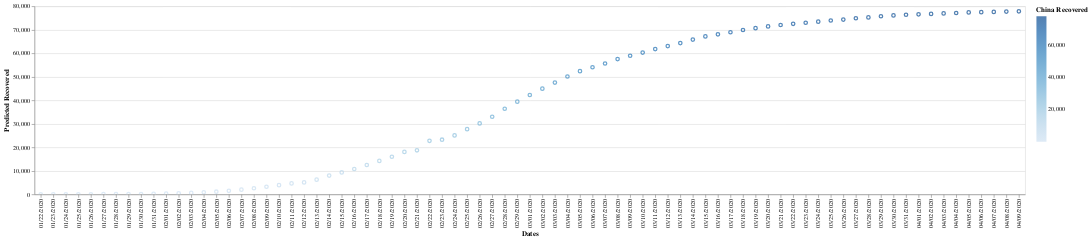

The cell this chart's notebook holds for it:
### Code cell
import altair as alt

alt.Chart(t3).mark_point().encode(
    x='Dates',
    y='Predicted Recovered',
    color='China Recovered',
).interactive()

### Figure 1 — Vega-Lite specification as saved in the notebook (floating-point values rounded to 4 significant figures)
{"config": {"view": {"continuousWidth": 400, "continuousHeight": 300}}, "data": {"name": "data-d6e4dd57e7ff88798e990eb7ce2a5ea7"}, "mark": "point", "encoding": {"color": {"type": "quantitative", "field": "China Recovered"}, "x": {"type": "nominal", "field": "Dates"}, "y": {"type": "quantitative", "field": "Predicted Recovered"}}, "selection": {"selector008": {"type": "interval", "bind": "scales", "encodings": ["x", "y"]}}, "$schema": "https://vega.github.io/schema/vega-lite/v4.8.1.json", "datasets": {"data-d6e4dd57e7ff88798e990eb7ce2a5ea7": [{"Dates": "01/22/2020", "China Confirmed Cases": 548, "Confirmed Deaths": 17, "China Recovered": 28, "Predicted Cases": 565.4, "Predicted Deaths": 32.55, "Predicted Recovered": 42.21}, {"Dates": "01/23/2020", "China Confirmed Cases": 643, "Confirmed Deaths": 18, "China Recovered": 30, "Predicted Cases": 661.2, "Predicted Deaths": 33.57, "Predicted Recovered": 44.25}, {"Dates": "01/24/2020", "China Confirmed Cases": 920, "Confirmed Deaths": 26, "China Recovered": 36, "Predicted Cases": 940.3, "Predicted Deaths": 41.73, "Predicted Recovered": 50.37}, {"Dates": "01/25/2020", "China Confirmed Cases": 1406, "Confirmed Deaths": 42, "China Recovered": 39, "Predicted Cases": 1430.0, "Predicted Deaths": 57.88, "Predicted Recovered": 53.43}, {"Dates": "01/26/2020", "China Confirmed Cases": 2075, "Confirmed Deaths": 56, "China Recovered": 49, "Predicted Cases": 2104.0, "Predicted Deaths": 71.88, "Predicted Recovered": 63.54}, {"Dates": "01/27/2020", "China Confirmed Cases": 2877, "Confirmed Deaths": 82, "China Recovered": 58, "Predicted Cases": 2912.0, "Predicted Deaths": 97.87, "Predicted Recovered": 72.53}, {"Dates": "01/28/2020", "China Confirmed Cases": 5509, "Confirmed Deaths": 131, "China Recovered": 101, "Predicted Cases": 5564.0, "Predicted Deaths": 146.9, "Predicted Recovered": 115.5}, {"Dates": "01/29/2020", "China Confirmed Cases": 6087, "Confirmed Deaths": 133, "China Recovered": 120, "Predicted Cases": 6147.0, "Predicted Deaths": 148.8, "Predicted Recovered": 134.5}, {"Dates": "01/30/2020", "China Confirmed Cases": 8141, "Confirmed Deaths": 171, "China Recovered": 135, "Predicted Cases": 8216.0, "Predicted Deaths": 186.8, "Predicted Recovered": 149.5}, {"Dates": "01/31/2020", "China Confirmed Cases": 9802, "Confirmed Deaths": 213, "China Recovered": 214, "Predicted Cases": 9890.0, "Predicted Deaths": 228.8, "Predicted Recovered": 228.4}, {"Dates": "02/01/2020", "China Confirmed Cases": 11891, "Confirmed Deaths": 259, "China Recovered": 275, "Predicted Cases": 12000.0, "Predicted Deaths": 274.8, "Predicted Recovered": 289.3}, {"Dates": "02/02/2020", "China Confirmed Cases": 16630, "Confirmed Deaths": 361, "China Recovered": 463, "Predicted Cases": 16770.0, "Predicted Deaths": 376.8, "Predicted Recovered": 477.1}, {"Dates": "02/03/2020", "China Confirmed Cases": 19716, "Confirmed Deaths": 425, "China Recovered": 614, "Predicted Cases": 19880.0, "Predicted Deaths": 440.7, "Predicted Recovered": 628.0}, {"Dates": "02/04/2020", "China Confirmed Cases": 23707, "Confirmed Deaths": 491, "China Recovered": 843, "Predicted Cases": 23900.0, "Predicted Deaths": 506.7, "Predicted Recovered": 856.8}, {"Dates": "02/05/2020", "China Confirmed Cases": 27440, "Confirmed Deaths": 563, "China Recovered": 1115, "Predicted Cases": 27660.0, "Predicted Deaths": 578.7, "Predicted Recovered": 1129.0}, {"Dates": "02/06/2020", "China Confirmed Cases": 30587, "Confirmed Deaths": 633, "China Recovered": 1477, "Predicted Cases": 30830.0, "Predicted Deaths": 648.7, "Predicted Recovered": 1490.0}, {"Dates": "02/07/2020", "China Confirmed Cases": 34110, "Confirmed Deaths": 718, "China Recovered": 1999, "Predicted Cases": 34380.0, "Predicted Deaths": 733.6, "Predicted Recovered": 2012.0}, {"Dates": "02/08/2020", "China Confirmed Cases": 36814, "Confirmed Deaths": 805, "China Recovered": 2596, "Predicted Cases": 37110.0, "Predicted Deaths": 820.6, "Predicted Recovered": 2608.0}, {"Dates": "02/09/2020", "China Confirmed Cases": 39829, "Confirmed Deaths": 905, "China Recovered": 3219, "Predicted Cases": 40150.0, "Predicted Deaths": 920.6, "Predicted Recovered": 3231.0}, {"Dates": "02/10/2020", "China Confirmed Cases": 42354, "Confirmed Deaths": 1012, "China Recovered": 3918, "Predicted Cases": 42690.0, "Predicted Deaths": 1028.0, "Predicted Recovered": 3931.0}, {"Dates": "02/11/2020", "China Confirmed Cases": 44386, "Confirmed Deaths": 1112, "China Recovered": 4636, "Predicted Cases": 44740.0, "Predicted Deaths": 1128.0, "Predicted Recovered": 4650.0}, {"Dates": "02/12/2020", "China Confirmed Cases": 44759, "Confirmed Deaths": 1117, "China Recovered": 5082, "Predicted Cases": 45110.0, "Predicted Deaths": 1132.0, "Predicted Recovered": 5097.0}, {"Dates": "02/13/2020", "China Confirmed Cases": 59895, "Confirmed Deaths": 1369, "China Recovered": 6217, "Predicted Cases": 60370.0, "Predicted Deaths": 1384.0, "Predicted Recovered": 6235.0}, {"Dates": "02/14/2020", "China Confirmed Cases": 66358, "Confirmed Deaths": 1521, "China Recovered": 7977, "Predicted Cases": 66880.0, "Predicted Deaths": 1536.0, "Predicted Recovered": 7999.0}, {"Dates": "02/15/2020", "China Confirmed Cases": 68413, "Confirmed Deaths": 1663, "China Recovered": 9298, "Predicted Cases": 68950.0, "Predicted Deaths": 1678.0, "Predicted Recovered": 9323.0}, {"Dates": "02/16/2020", "China Confirmed Cases": 70513, "Confirmed Deaths": 1766, "China Recovered": 10755, "Predicted Cases": 71070.0, "Predicted Deaths": 1781.0, "Predicted Recovered": 10780.0}, {"Dates": "02/17/2020", "China Confirmed Cases": 72434, "Confirmed Deaths": 1864, "China Recovered": 12462, "Predicted Cases": 73000.0, "Predicted Deaths": 1879.0, "Predicted Recovered": 12490.0}, {"Dates": "02/18/2020", "China Confirmed Cases": 74211, "Confirmed Deaths": 2003, "China Recovered": 14206, "Predicted Cases": 74790.0, "Predicted Deaths": 2018.0, "Predicted Recovered": 14240.0}, {"Dates": "02/19/2020", "China Confirmed Cases": 74619, "Confirmed Deaths": 2116, "China Recovered": 15962, "Predicted Cases": 75200.0, "Predicted Deaths": 2131.0, "Predicted Recovered": 16000.0}, {"Dates": "02/20/2020", "China Confirmed Cases": 75077, "Confirmed Deaths": 2238, "China Recovered": 18014, "Predicted Cases": 75660.0, "Predicted Deaths": 2253.0, "Predicted Recovered": 18060.0}, {"Dates": "02/21/2020", "China Confirmed Cases": 75550, "Confirmed Deaths": 2238, "China Recovered": 18704, "Predicted Cases": 76140.0, "Predicted Deaths": 2253.0, "Predicted Recovered": 18750.0}, {"Dates": "02/22/2020", "China Confirmed Cases": 77001, "Confirmed Deaths": 2443, "China Recovered": 22699, "Predicted Cases": 77600.0, "Predicted Deaths": 2458.0, "Predicted Recovered": 22750.0}, {"Dates": "02/23/2020", "China Confirmed Cases": 77022, "Confirmed Deaths": 2445, "China Recovered": 23187, "Predicted Cases": 77620.0, "Predicted Deaths": 2460.0, "Predicted Recovered": 23240.0}, {"Dates": "02/24/2020", "China Confirmed Cases": 77241, "Confirmed Deaths": 2595, "China Recovered": 25015, "Predicted Cases": 77840.0, "Predicted Deaths": 2610.0, "Predicted Recovered": 25080.0}, {"Dates": "02/25/2020", "China Confirmed Cases": 77754, "Confirmed Deaths": 2665, "China Recovered": 27676, "Predicted Cases": 78360.0, "Predicted Deaths": 2680.0, "Predicted Recovered": 27740.0}, {"Dates": "02/26/2020", "China Confirmed Cases": 78166, "Confirmed Deaths": 2717, "China Recovered": 30084, "Predicted Cases": 78780.0, "Predicted Deaths": 2732.0, "Predicted Recovered": 30160.0}, {"Dates": "02/27/2020", "China Confirmed Cases": 78600, "Confirmed Deaths": 2746, "China Recovered": 32930, "Predicted Cases": 79210.0, "Predicted Deaths": 2761.0, "Predicted Recovered": 33010.0}, {"Dates": "02/28/2020", "China Confirmed Cases": 78928, "Confirmed Deaths": 2790, "China Recovered": 36329, "Predicted Cases": 79540.0, "Predicted Deaths": 2805.0, "Predicted Recovered": 36420.0}, {"Dates": "02/29/2020", "China Confirmed Cases": 79356, "Confirmed Deaths": 2837, "China Recovered": 39320, "Predicted Cases": 79980.0, "Predicted Deaths": 2852.0, "Predicted Recovered": 39410.0}, {"Dates": "03/01/2020", "China Confirmed Cases": 79932, "Confirmed Deaths": 2872, "China Recovered": 42162, "Predicted Cases": 80560.0, "Predicted Deaths": 2887.0, "Predicted Recovered": 42260.0}, {"Dates": "03/02/2020", "China Confirmed Cases": 80136, "Confirmed Deaths": 2914, "China Recovered": 44854, "Predicted Cases": 80760.0, "Predicted Deaths": 2929.0, "Predicted Recovered": 44960.0}, {"Dates": "03/03/2020", "China Confirmed Cases": 80261, "Confirmed Deaths": 2947, "China Recovered": 47450, "Predicted Cases": 80890.0, "Predicted Deaths": 2962.0, "Predicted Recovered": 47560.0}, {"Dates": "03/04/2020", "China Confirmed Cases": 80386, "Confirmed Deaths": 2983, "China Recovered": 50001, "Predicted Cases": 81010.0, "Predicted Deaths": 2998.0, "Predicted Recovered": 50120.0}, {"Dates": "03/05/2020", "China Confirmed Cases": 80537, "Confirmed Deaths": 3015, "China Recovered": 52292, "Predicted Cases": 81170.0, "Predicted Deaths": 3030.0, "Predicted Recovered": 52420.0}, {"Dates": "03/06/2020", "China Confirmed Cases": 80690, "Confirmed Deaths": 3044, "China Recovered": 53944, "Predicted Cases": 81320.0, "Predicted Deaths": 3059.0, "Predicted Recovered": 54070.0}, {"Dates": "03/07/2020", "China Confirmed Cases": 80770, "Confirmed Deaths": 3072, "China Recovered": 55539, "Predicted Cases": 81400.0, "Predicted Deaths": 3087.0, "Predicted Recovered": 55670.0}, {"Dates": "03/08/2020", "China Confirmed Cases": 80823, "Confirmed Deaths": 3100, "China Recovered": 57388, "Predicted Cases": 81450.0, "Predicted Deaths": 3115.0, "Predicted Recovered": 57520.0}, {"Dates": "03/09/2020", "China Confirmed Cases": 80860, "Confirmed Deaths": 3123, "China Recovered": 58804, "Predicted Cases": 81490.0, "Predicted Deaths": 3138.0, "Predicted Recovered": 58940.0}, {"Dates": "03/10/2020", "China Confirmed Cases": 80887, "Confirmed Deaths": 3139, "China Recovered": 60181, "Predicted Cases": 81520.0, "Predicted Deaths": 3154.0, "Predicted Recovered": 60320.0}, {"Dates": "03/11/2020", "China Confirmed Cases": 80921, "Confirmed Deaths": 3161, "China Recovered": 61644, "Predicted Cases": 81550.0, "Predicted Deaths": 3176.0, "Predicted Recovered": 61790.0}, {"Dates": "03/12/2020", "China Confirmed Cases": 80932, "Confirmed Deaths": 3172, "China Recovered": 62901, "Predicted Cases": 81560.0, "Predicted Deaths": 3187.0, "Predicted Recovered": 63050.0}, {"Dates": "03/13/2020", "China Confirmed Cases": 80945, "Confirmed Deaths": 3180, "China Recovered": 64196, "Predicted Cases": 81580.0, "Predicted Deaths": 3195.0, "Predicted Recovered": 64350.0}, {"Dates": "03/14/2020", "China Confirmed Cases": 80977, "Confirmed Deaths": 3193, "China Recovered": 65660, "Predicted Cases": 81610.0, "Predicted Deaths": 3208.0, "Predicted Recovered": 65810.0}, {"Dates": "03/15/2020", "China Confirmed Cases": 81003, "Confirmed Deaths": 3203, "China Recovered": 67017, "Predicted Cases": 81640.0, "Predicted Deaths": 3218.0, "Predicted Recovered": 67170.0}, {"Dates": "03/16/2020", "China Confirmed Cases": 81003, "Confirmed Deaths": 3217, "China Recovered": 67901, "Predicted Cases": 81640.0, "Predicted Deaths": 3232.0, "Predicted Recovered": 68060.0}, {"Dates": "03/17/2020", "China Confirmed Cases": 81058, "Confirmed Deaths": 3230, "China Recovered": 68798, "Predicted Cases": 81690.0, "Predicted Deaths": 3245.0, "Predicted Recovered": 68960.0}, {"Dates": "03/18/2020", "China Confirmed Cases": 81102, "Confirmed Deaths": 3241, "China Recovered": 69755, "Predicted Cases": 81740.0, "Predicted Deaths": 3256.0, "Predicted Recovered": 69920.0}, {"Dates": "03/19/2020", "China Confirmed Cases": 81156, "Confirmed Deaths": 3249, "China Recovered": 70535, "Predicted Cases": 81790.0, "Predicted Deaths": 3264.0, "Predicted Recovered": 70700.0}, {"Dates": "03/20/2020", "China Confirmed Cases": 81250, "Confirmed Deaths": 3253, "China Recovered": 71266, "Predicted Cases": 81880.0, "Predicted Deaths": 3268.0, "Predicted Recovered": 71430.0}, {"Dates": "03/21/2020", "China Confirmed Cases": 81350, "Confirmed Deaths": 3259, "China Recovered": 71857, "Predicted Cases": 81980.0, "Predicted Deaths": 3274.0, "Predicted Recovered": 72030.0}, {"Dates": "03/22/2020", "China Confirmed Cases": 81435, "Confirmed Deaths": 3274, "China Recovered": 72362, "Predicted Cases": 82070.0, "Predicted Deaths": 3289.0, "Predicted Recovered": 72530.0}, {"Dates": "03/23/2020", "China Confirmed Cases": 81498, "Confirmed Deaths": 3274, "China Recovered": 72814, "Predicted Cases": 82130.0, "Predicted Deaths": 3289.0, "Predicted Recovered": 72990.0}, {"Dates": "03/24/2020", "China Confirmed Cases": 81591, "Confirmed Deaths": 3281, "China Recovered": 73280, "Predicted Cases": 82230.0, "Predicted Deaths": 3296.0, "Predicted Recovered": 73450.0}, {"Dates": "03/25/2020", "China Confirmed Cases": 81661, "Confirmed Deaths": 3285, "China Recovered": 73773, "Predicted Cases": 82300.0, "Predicted Deaths": 3300.0, "Predicted Recovered": 73950.0}, {"Dates": "03/26/2020", "China Confirmed Cases": 81782, "Confirmed Deaths": 3291, "China Recovered": 74181, "Predicted Cases": 82420.0, "Predicted Deaths": 3306.0, "Predicted Recovered": 74360.0}, {"Dates": "03/27/2020", "China Confirmed Cases": 81897, "Confirmed Deaths": 3296, "China Recovered": 74720, "Predicted Cases": 82540.0, "Predicted Deaths": 3311.0, "Predicted Recovered": 74900.0}, {"Dates": "03/28/2020", "China Confirmed Cases": 81999, "Confirmed Deaths": 3299, "China Recovered": 75100, "Predicted Cases": 82640.0, "Predicted Deaths": 3314.0, "Predicted Recovered": 75280.0}, {"Dates": "03/29/2020", "China Confirmed Cases": 82122, "Confirmed Deaths": 3304, "China Recovered": 75582, "Predicted Cases": 82760.0, "Predicted Deaths": 3319.0, "Predicted Recovered": 75760.0}, {"Dates": "03/30/2020", "China Confirmed Cases": 82198, "Confirmed Deaths": 3308, "China Recovered": 75923, "Predicted Cases": 82840.0, "Predicted Deaths": 3323.0, "Predicted Recovered": 76100.0}, {"Dates": "03/31/2020", "China Confirmed Cases": 82279, "Confirmed Deaths": 3309, "China Recovered": 76206, "Predicted Cases": 82920.0, "Predicted Deaths": 3324.0, "Predicted Recovered": 76390.0}, {"Dates": "04/01/2020", "China Confirmed Cases": 82361, "Confirmed Deaths": 3316, "China Recovered": 76405, "Predicted Cases": 83000.0, "Predicted Deaths": 3331.0, "Predicted Recovered": 76580.0}, {"Dates": "04/02/2020", "China Confirmed Cases": 82432, "Confirmed Deaths": 3322, "China Recovered": 76565, "Predicted Cases": 83080.0, "Predicted Deaths": 3337.0, "Predicted Recovered": 76740.0}, {"Dates": "04/03/2020", "China Confirmed Cases": 82511, "Confirmed Deaths": 3326, "China Recovered": 76760, "Predicted Cases": 83150.0, "Predicted Deaths": 3341.0, "Predicted Recovered": 76940.0}, {"Dates": "04/04/2020", "China Confirmed Cases": 82543, "Confirmed Deaths": 3330, "China Recovered": 76946, "Predicted Cases": 83190.0, "Predicted Deaths": 3345.0, "Predicted Recovered": 77130.0}, {"Dates": "04/05/2020", "China Confirmed Cases": 82602, "Confirmed Deaths": 3333, "China Recovered": 77207, "Predicted Cases": 83250.0, "Predicted Deaths": 3348.0, "Predicted Recovered": 77390.0}, {"Dates": "04/06/2020", "China Confirmed Cases": 82665, "Confirmed Deaths": 3335, "China Recovered": 77310, "Predicted Cases": 83310.0, "Predicted Deaths": 3350.0, "Predicted Recovered": 77490.0}, {"Dates": "04/07/2020", "China Confirmed Cases": 82718, "Confirmed Deaths": 3335, "China Recovered": 77410, "Predicted Cases": 83360.0, "Predicted Deaths": 3350.0, "Predicted Recovered": 77590.0}, {"Dates": "04/08/2020", "China Confirmed Cases": 82809, "Confirmed Deaths": 3337, "China Recovered": 77567, "Predicted Cases": 83460.0, "Predicted Deaths": 3352.0, "Predicted Recovered": 77750.0}, {"Dates": "04/09/2020", "China Confirmed Cases": 82883, "Confirmed Deaths": 3339, "China Recovered": 77679, "Predicted Cases": 83530.0, "Predicted Deaths": 3354.0, "Predicted Recovered": 77860.0}]}}
